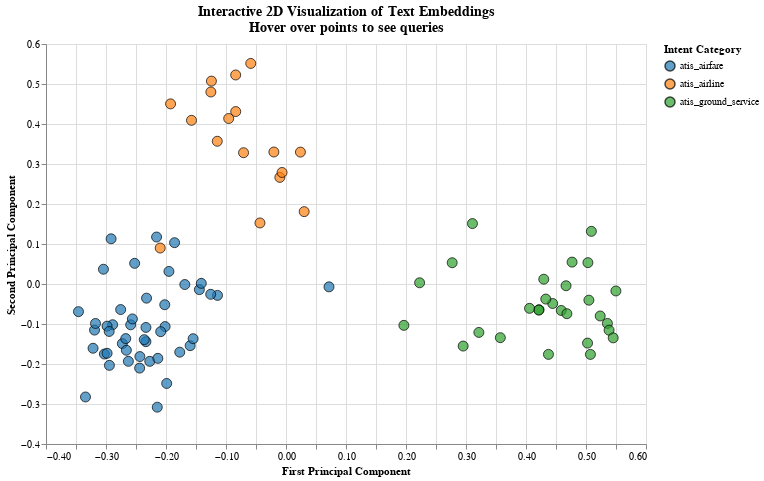

The notebook cell saved with this chart:
### Code cell
# Alternative visualization using Altair (interactive)
import altair as alt

# Create interactive scatter plot with Altair
chart = alt.Chart(plot_df).mark_circle(size=100, opacity=0.7).add_selection(
    alt.selection_single()
).encode(
    x=alt.X('x:Q', title='First Principal Component'),
    y=alt.Y('y:Q', title='Second Principal Component'),
    color=alt.Color('intent:N', 
                   title='Intent Category',
                   scale=alt.Scale(scheme='category10')),
    tooltip=['query:N', 'intent:N'],
    stroke=alt.value('black'),
    strokeWidth=alt.value(1)
).properties(
    width=600,
    height=400,
    title={
        "text": ["Interactive 2D Visualization of Text Embeddings", 
                "Hover over points to see queries"],
        "fontSize": 14
    }
).resolve_scale(
    color='independent'
)

# Display the chart
chart.show()

# Calculate and display cluster statistics
print("\nCluster Analysis:")
print(f"Number of queries: {len(plot_df)}")
print(f"Number of intent categories: {len(unique_intents)}")
print(f"Embedding dimensions reduced from {embeds.shape[1]} to 2")

# Calculate average distances within and between clusters
from scipy.spatial.distance import pdist, squareform

for intent in unique_intents:
    intent_data = plot_df[plot_df['intent'] == intent]
    if len(intent_data) > 1:
        intent_points = intent_data[['x', 'y']].values
        distances = pdist(intent_points)
        avg_distance = np.mean(distances)
        print(f"Average intra-cluster distance for {intent}: {avg_distance:.3f}")
    else:
        print(f"{intent}: Only one query in this category")

### Figure 1 — Vega-Lite specification as saved in the notebook (floating-point values rounded to 4 significant figures)
{"config": {"view": {"continuousWidth": 300, "continuousHeight": 300}}, "data": {"name": "data-65502cace3ed06f93b3126dd3b4165f8"}, "mark": {"type": "circle", "opacity": 0.7, "size": 100}, "encoding": {"color": {"field": "intent", "scale": {"scheme": "category10"}, "title": "Intent Category", "type": "nominal"}, "stroke": {"value": "black"}, "strokeWidth": {"value": 1}, "tooltip": [{"field": "query", "type": "nominal"}, {"field": "intent", "type": "nominal"}], "x": {"field": "x", "title": "First Principal Component", "type": "quantitative"}, "y": {"field": "y", "title": "Second Principal Component", "type": "quantitative"}}, "height": 400, "params": [{"name": "param_1", "select": {"type": "point"}}], "resolve": {"scale": {"color": "independent"}}, "title": {"text": ["Interactive 2D Visualization of Text Embeddings", "Hover over points to see queries"], "fontSize": 14}, "width": 600, "$schema": "https://vega.github.io/schema/vega-lite/v5.20.1.json", "datasets": {"data-65502cace3ed06f93b3126dd3b4165f8": [{"x": -0.08378, "y": 0.4311, "intent": "atis_airline", "query": " which airlines fly from boston to washington dc via other cities"}, {"x": -0.08384, "y": 0.5225, "intent": "atis_airline", "query": " show me the airlines that fly between toronto and denver"}, {"x": -0.2324, "y": -0.03537, "intent": "atis_airfare", "query": " show me round trip first class tickets from new york to miami"}, {"x": -0.2889, "y": -0.1018, "intent": "atis_airfare", "query": " i'd like the lowest fare from denver to pittsburgh"}, {"x": 0.5089, "y": 0.1316, "intent": "atis_ground_service", "query": " show me a list of ground transportation at boston airport"}, {"x": 0.4296, "y": 0.01196, "intent": "atis_ground_service", "query": " show me boston ground transportation"}, {"x": -0.01025, "y": 0.2665, "intent": "atis_airline", "query": " of all airlines which airline has the most arrivals in atlanta"}, {"x": 0.5498, "y": -0.01741, "intent": "atis_ground_service", "query": " what ground transportation is available in boston"}, {"x": -0.1597, "y": -0.1542, "intent": "atis_airfare", "query": " i would like your rates between atlanta and boston on september third"}, {"x": -0.1924, "y": 0.4503, "intent": "atis_airline", "query": " which airlines fly between boston and pittsburgh"}, {"x": -0.006558, "y": 0.2788, "intent": "atis_airline", "query": " show me the airlines"}, {"x": -0.2335, "y": -0.1441, "intent": "atis_airfare", "query": " how much is a first class ticket from baltimore to san francisco"}, {"x": 0.5357, "y": -0.09859, "intent": "atis_ground_service", "query": " what kind of ground transportation is available in las vegas"}, {"x": -0.2627, "y": -0.1933, "intent": "atis_airfare", "query": " what's the lowest round trip fare from atlanta to bwi"}, {"x": 0.4588, "y": -0.06616, "intent": "atis_ground_service", "query": " tell me about ground transportation at salt lake city"}, {"x": -0.3191, "y": -0.1153, "intent": "atis_airfare", "query": " give me the least expensive first class round trip ticket on us air from cleveland to miami"}, {"x": 0.5237, "y": -0.07994, "intent": "atis_ground_service", "query": " what ground transportation is available in san francisco"}, {"x": -0.1243, "y": 0.5072, "intent": "atis_airline", "query": " what airlines fly from boston to san francisco"}, {"x": -0.2334, "y": -0.1085, "intent": "atis_airfare", "query": " i would like to see the economy fares for pittsburgh to philadelphia"}, {"x": -0.2982, "y": -0.1054, "intent": "atis_airfare", "query": " round trip first class fares new york to miami"}, {"x": -0.1142, "y": -0.02846, "intent": "atis_airfare", "query": " what is the economy thrift fare from boston to washington"}, {"x": -0.1444, "y": -0.01405, "intent": "atis_airfare", "query": " what are the cheapest fares for flights from newark to la leaving wednesday after 3 pm"}, {"x": -0.2727, "y": -0.149, "intent": "atis_airfare", "query": " what is the first class fare for a round trip dallas to denver"}, {"x": -0.2523, "y": 0.05165, "intent": "atis_airfare", "query": " fares and flights from denver to philadelphia"}, {"x": -0.1686, "y": -0.001346, "intent": "atis_airfare", "query": " please list the cost of all flights from philadelphia to denver airport next sunday"}, {"x": 0.3215, "y": -0.121, "intent": "atis_ground_service", "query": " can you help me with ground transportation information i need to get from the airport in philadelphia to downtown philadelphia"}, {"x": 0.2227, "y": 0.003053, "intent": "atis_ground_service", "query": " i need to get downtown from the denver airport"}, {"x": -0.3342, "y": -0.2824, "intent": "atis_airfare", "query": " what is the cheapest round trip fare from pittsburgh to atlanta"}, {"x": -0.2097, "y": 0.08992, "intent": "atis_airline", "query": " which airline offers the cheapest rate going from dallas to baltimore on july fourth"}, {"x": 0.4217, "y": -0.06418, "intent": "atis_ground_service", "query": " tell me about ground transportation between orlando international and orlando"}, {"x": -0.1548, "y": -0.1368, "intent": "atis_airfare", "query": " what is the fare going from baltimore to boston one way on november seventh"}, {"x": 0.4445, "y": -0.04874, "intent": "atis_ground_service", "query": " does the phoenix airport have ground transportation to and from downtown"}, {"x": 0.5385, "y": -0.1155, "intent": "atis_ground_service", "query": " what type of ground transportation is available in washington"}, {"x": 0.5032, "y": 0.0534, "intent": "atis_ground_service", "query": " is there ground transportation in boston from the airport"}, {"x": 0.07166, "y": -0.007147, "intent": "atis_airfare", "query": " and how much does it cost to travel from boston airport to downtown"}, {"x": -0.2015, "y": -0.1064, "intent": "atis_airfare", "query": " what is the lowest cost for a one way ticket from boston to washington"}, {"x": -0.227, "y": -0.1934, "intent": "atis_airfare", "query": " how much is a round trip fare from memphis to seattle"}, {"x": -0.07075, "y": 0.3283, "intent": "atis_airline", "query": " which airline provides business class flights"}, {"x": -0.3027, "y": -0.1751, "intent": "atis_airfare", "query": " first class round trip airfare from indianapolis to memphis"}, {"x": -0.2157, "y": 0.1174, "intent": "atis_airfare", "query": " what is the fare from boston to san francisco on united airlines flight 21"}, {"x": 0.4768, "y": 0.0547, "intent": "atis_ground_service", "query": " show me a list of ground transportation at denver"}, {"x": 0.277, "y": 0.05316, "intent": "atis_ground_service", "query": " what limousine service in los angeles"}, {"x": 0.3107, "y": 0.151, "intent": "atis_ground_service", "query": " what limousine service is in boston"}, {"x": -0.3216, "y": -0.1607, "intent": "atis_airfare", "query": " what's the price of the least expensive first class round trip ticket on us air from cleveland to miami"}, {"x": 0.2953, "y": -0.1552, "intent": "atis_ground_service", "query": " ground transportation atl to atlanta"}, {"x": 0.4668, "y": -0.004403, "intent": "atis_ground_service", "query": " what types of ground transportation are there to san francisco airport"}, {"x": -0.1575, "y": 0.4092, "intent": "atis_airline", "query": " please show me airlines with flights from denver to boston stop philadelphia"}, {"x": -0.3043, "y": 0.03689, "intent": "atis_airfare", "query": " what is the airfare for flights from denver to pittsburgh on delta airline"}, {"x": 0.4213, "y": -0.06537, "intent": "atis_ground_service", "query": " tell me about ground transportation between orlando international and orlando"}, {"x": -0.3459, "y": -0.06912, "intent": "atis_airfare", "query": " i'd like information on the least expensive airfare round trip from pittsburgh to boston"}, {"x": 0.4059, "y": -0.06088, "intent": "atis_ground_service", "query": " show me the ground transportation to westchester county"}, {"x": -0.2756, "y": -0.06396, "intent": "atis_airfare", "query": " how much does it cost to fly on delta from dallas to baltimore"}, {"x": -0.3175, "y": -0.09868, "intent": "atis_airfare", "query": " how much is the cheapest flight from denver to pittsburgh with a stop in atlanta"}, {"x": -0.2362, "y": -0.1391, "intent": "atis_airfare", "query": " show me the price of all flights from atlanta to washington dc"}, {"x": -0.1146, "y": 0.3568, "intent": "atis_airline", "query": " what airlines fly from new york to milwaukee to los angeles"}, {"x": -0.2943, "y": -0.2034, "intent": "atis_airfare", "query": " please give me the cheapest round trip airfare from atlanta to philadelphia on august the first"}, {"x": -0.2435, "y": -0.1814, "intent": "atis_airfare", "query": " what are the coach class fares on flights from pittsburgh to atlanta"}, {"x": 0.1965, "y": -0.1034, "intent": "atis_ground_service", "query": " and i'll need ground transportation for tuesday july sixth to wednesday july seventh in san diego"}, {"x": 0.5048, "y": -0.04044, "intent": "atis_ground_service", "query": " what is the ground transport in denver"}, {"x": -0.1412, "y": 0.001577, "intent": "atis_airfare", "query": " show me all the cheapest fares from new york to miami leaving on tuesday"}, {"x": -0.2088, "y": -0.1191, "intent": "atis_airfare", "query": " show me prices and times for first class travel from baltimore to dallas next summer"}, {"x": -0.2588, "y": -0.102, "intent": "atis_airfare", "query": " what's the cheapest round trip fare between boston and washington"}, {"x": -0.1951, "y": 0.03144, "intent": "atis_airfare", "query": " how much does flight ua 297 from denver to san francisco cost"}, {"x": 0.4682, "y": -0.07426, "intent": "atis_ground_service", "query": " ground transportation oakland"}, {"x": -0.05877, "y": 0.5515, "intent": "atis_airline", "query": " show me the airlines that fly from toronto to boston"}, {"x": 0.3572, "y": -0.1342, "intent": "atis_ground_service", "query": " i need your help with information on ground transportation from the airport in philadelphia to downtown"}, {"x": -0.256, "y": -0.0873, "intent": "atis_airfare", "query": " what is the fare for a one way flight from boston to atlanta"}, {"x": -0.2947, "y": -0.1186, "intent": "atis_airfare", "query": " what is the cheapest fare from denver to pittsburgh"}, {"x": -0.0955, "y": 0.4137, "intent": "atis_airline", "query": " list airlines serving between denver and san francisco"}, {"x": -0.1255, "y": -0.02578, "intent": "atis_airfare", "query": " what are the fares from newark to la monday and wednesday"}, {"x": -0.2021, "y": -0.05183, "intent": "atis_airfare", "query": " lowest fare from san francisco to orlando"}, {"x": -0.1771, "y": -0.1704, "intent": "atis_airfare", "query": " show me the coach fares from baltimore to dallas"}, {"x": -0.2671, "y": -0.1365, "intent": "atis_airfare", "query": " first class fares from dallas to baltimore please"}, {"x": -0.1252, "y": 0.48, "intent": "atis_airline", "query": " please show me airlines with flights from boston to denver"}, {"x": 0.03027, "y": 0.1809, "intent": "atis_airline", "query": " define airline hp"}, {"x": 0.433, "y": -0.03767, "intent": "atis_ground_service", "query": " ground transport phoenix"}, {"x": 0.4374, "y": -0.1759, "intent": "atis_ground_service", "query": " can you find out about the ground transportation available in atlanta"}, {"x": -0.2915, "y": 0.113, "intent": "atis_airfare", "query": " list the fares of the delta airlines flights from boston to philadelphia"}, {"x": -0.2136, "y": -0.1859, "intent": "atis_airfare", "query": " what is the cheapest one way fare from atlanta to boston"}, {"x": 0.5453, "y": -0.1346, "intent": "atis_ground_service", "query": " what kind of ground transportation is there in washington dc"}, {"x": -0.2661, "y": -0.1656, "intent": "atis_airfare", "query": " what is the cheapest one way ticket from denver to pittsburgh"}, {"x": -0.02022, "y": 0.33, "intent": "atis_airline", "query": " what airlines service pittsburgh airport"}, {"x": -0.2982, "y": -0.1733, "intent": "atis_airfare", "query": " show me round trip fares from pittsburgh to philadelphia"}, {"x": 0.02405, "y": 0.3297, "intent": "atis_airline", "query": " list all the airlines that fly into general mitchell international"}, {"x": -0.1857, "y": 0.1033, "intent": "atis_airfare", "query": " show business class fares on us air from boston to toronto"}, {"x": -0.2439, "y": -0.2103, "intent": "atis_airfare", "query": " how much is a first class round trip from atlanta to san francisco"}, {"x": 0.5074, "y": -0.176, "intent": "atis_ground_service", "query": " what ground transportation is there in atlanta"}, {"x": -0.04342, "y": 0.1527, "intent": "atis_airline", "query": " can i take a single airline from la to charlotte to newark back to la"}, {"x": -0.2145, "y": -0.308, "intent": "atis_airfare", "query": " what is the cost for a one way trip from pittsburgh to atlanta"}, {"x": 0.5026, "y": -0.1478, "intent": "atis_ground_service", "query": " what ground transportation is available in baltimore"}, {"x": -0.1989, "y": -0.2486, "intent": "atis_airfare", "query": " give me the round trip coach fare from baltimore to dallas"}]}}
